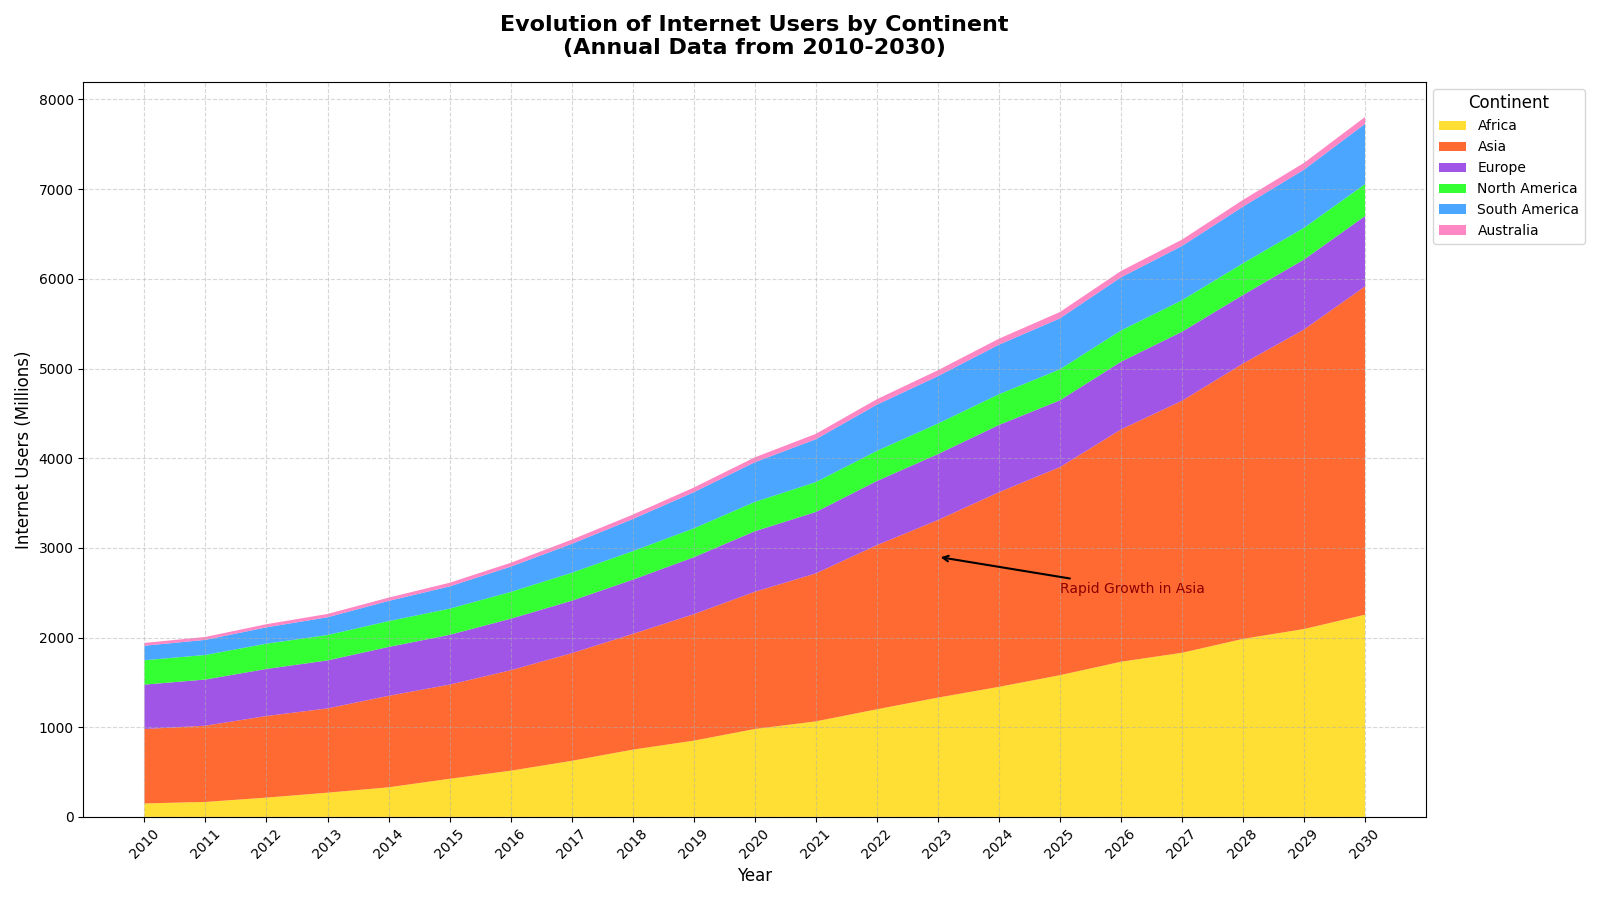

Reproduce this figure in Python.
import matplotlib.pyplot as plt
import numpy as np

years = np.arange(2010, 2031)

# Modify some data values within each continent group to introduce randomness while keeping the structure
africa_north_users = np.array([115, 125, 160, 175, 215, 260, 320, 370, 445, 475, 525, 565, 625, 675, 735, 795, 855, 905, 995, 1035, 1095])
africa_south_users = np.array([35, 42, 55, 95, 115, 165, 195, 255, 305, 375, 455, 500, 575, 655, 715, 785, 875, 925, 990, 1060, 1160])
asia_users = np.array([830, 850, 910, 940, 1020, 1050, 1120, 1200, 1290, 1410, 1530, 1650, 1830, 1980, 2170, 2320, 2590, 2810, 3070, 3340, 3660])
europe_users = np.array([495, 515, 525, 535, 545, 555, 575, 585, 605, 635, 675, 685, 715, 735, 750, 745, 755, 770, 765, 780, 785])
north_america_users = np.array([272, 274, 282, 283, 288, 292, 298, 312, 318, 322, 327, 333, 336, 341, 343, 346, 349, 351, 353, 354, 356])
south_america_users = np.array([162, 168, 182, 198, 225, 248, 282, 322, 358, 403, 442, 478, 515, 528, 552, 568, 592, 605, 632, 648, 672])
australia_users = np.array([31, 33, 35, 37, 37, 41, 43, 47, 49, 52, 55, 60, 61, 66, 67, 71, 71, 71, 75, 76, 77])

africa_users = africa_north_users + africa_south_users

colors = ['#FFD700', '#FF4500', '#8A2BE2', '#00FF00', '#1E90FF', '#FF69B4']

plt.figure(figsize=(16, 9))

plt.stackplot(years, africa_users, asia_users, europe_users, north_america_users, south_america_users, australia_users, 
              labels=['Africa', 'Asia', 'Europe', 'North America', 'South America', 'Australia'], colors=colors, alpha=0.8)

plt.title('Evolution of Internet Users by Continent\n(Annual Data from 2010-2030)', fontsize=16, fontweight='bold', pad=20)
plt.xlabel('Year', fontsize=12)
plt.ylabel('Internet Users (Millions)', fontsize=12)

plt.legend(title='Continent', title_fontsize=12, fontsize=10, loc='upper left', bbox_to_anchor=(1, 1))
plt.grid(True, linestyle='--', alpha=0.5)
plt.xticks(years, rotation=45)

plt.annotate('Rapid Growth in Asia', xy=(2023, 2900), xytext=(2025, 2500), 
             arrowprops=dict(arrowstyle='->', lw=1.5), fontsize=10, color='darkred')

plt.tight_layout()
plt.show()
